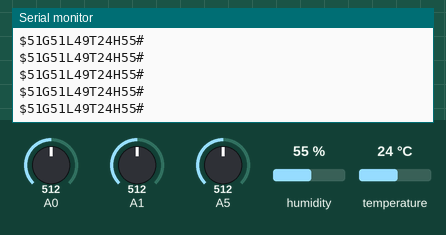
This sketch was run on a simulated Arduino Uno, built with avr-gcc and run on an emulated ATmega328P. Shown: the last lines printed to the serial monitor. The inputs (shaded band) are chosen by the test bench; at power-on: humidity 55 %, A0 = 512, A1 = 512, A5 = 512, temperature 24 °C.

Above: at 1.2 s.
1.3 s: humidity set to 22 %
At 2.17 s:
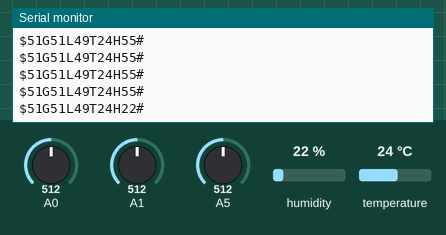
2.8 s: A0 set to 716
At 2.88 s:
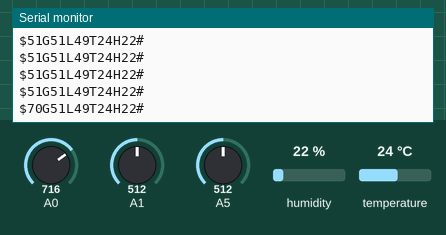
4.3 s: A1 set to 716
At 4.32 s:
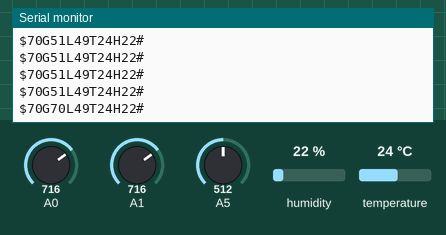
5.8 s: A5 set to 716
At 6.15 s:
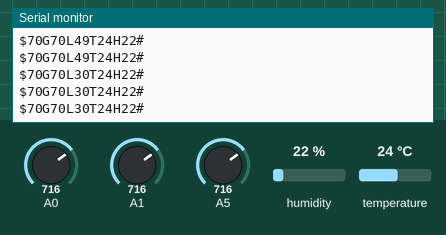
7.3 s: temperature set to 12 °C
At 8.31 s:
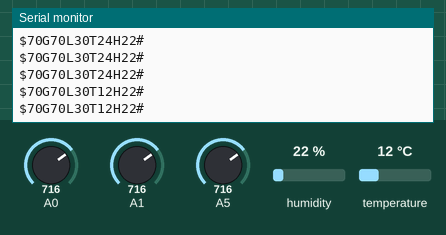
8.8 s: A0 set to 992
At 8.81 s:
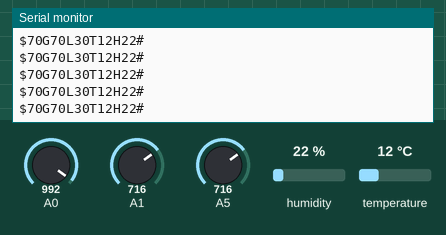
Timing chart, 0 to 11.3 s (numbered marks = the images above; inputs shaded):
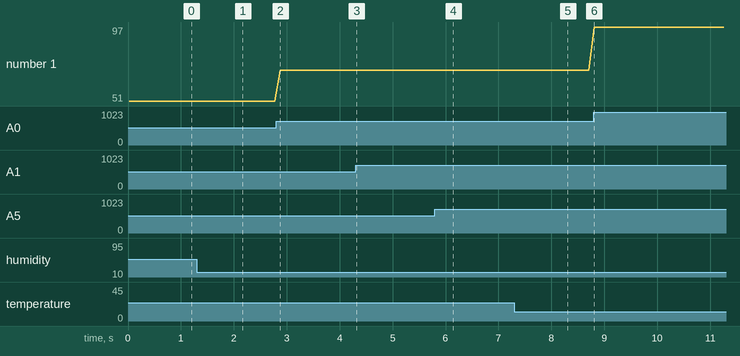

Measured:
- after the input at 1.3 s, the serial monitor: prints a new line after 0.77 s (image 1)
- after the input at 2.8 s, the serial monitor: prints a new line after 0.08 s (image 2)
- after the input at 4.3 s, the serial monitor: prints a new line at once (image 3)
- after the input at 5.8 s, the serial monitor: prints a new line at once (image 4)
- after the input at 7.3 s, the serial monitor: prints a new line after 0.90 s (image 5)
- plotted number 1: 51 → 70 after the input at 2.8 s, 70 → 97 after the input at 8.8 s

The sketch:

arduino.ino
```cpp
#include "DHT.h"
#define DHTPIN 10
#define DHTTYPE DHT11

int temp,humid;
DHT dht(DHTPIN, DHTTYPE);

void setup() {
 Serial.begin(9600); // put your setup code here, to run once:
Serial.println("Ready");
dht.begin();
}

void loop() {
  // put your main code here, to run repeatedly:
    int gas1 = (analogRead(A0)+10.23)/10.23;
    int gas2 = (analogRead(A1)+10.23)/10.23;
    int ldr = 100 - (analogRead(A5)/10.23);
    humid = dht.readHumidity();
    temp = dht.readTemperature();
Serial.print('$');
Serial.print(gas1);
Serial.print('G');
Serial.print(gas2);
Serial.print('L');
Serial.print(ldr);
Serial.print('T');
Serial.print(temp);
Serial.print('H');
Serial.print(humid);
Serial.println('#');
delay(100);
}
```
